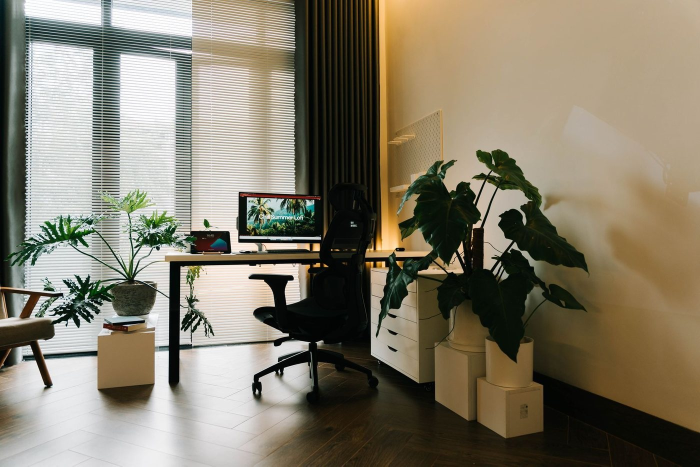
#> input picture B/assets/cases/tropical_desk_01.jpg, 1400 x 933 px (shown at 1/2 size)
$ python -i validation.py   (imports and definitions only)
#> lines starting #> are read from the running program, lines starting #| are printed output that depends on the picture
#> further down, picture is the input picture: PIL image 1400x933 RGB; mean R, G, B 131.3, 123.9, 106.2
# -*- coding: utf-8 -*-
"""FR-01 照片可用性校验

五个检查（对应验收的 5 类测试图）：
    resolution  长边 >= 1200px
    blur        拉普拉斯方差（越小越模糊）
    brightness  平均亮度（过暗 / 过亮）
    exposure    过曝像素占比（>=250 的比例）
    ground      画面下部 20% 的纹理方差（无地面 → 接近纯色）

阈值都集中在这里，方便 A 拿真实照片校准。
斜角检测是启发式（左右亮度不对称），只给 warning 不阻断（FR-01：不阻断流程）。
"""

import io

from PIL import Image, ImageFilter, ImageStat

MAX_BYTES = 10 * 1024 * 1024
MIN_LONG_SIDE = 1200

# ---- 可调阈值（默认值按常见手机照片经验设定，W2 用 A 的测试图校准）----
BLUR_VAR_MIN = 60.0          # 拉普拉斯方差下限
DARK_MEAN_MAX = 40.0         # 平均亮度上限（过暗）
BRIGHT_MEAN_MIN = 215.0      # 平均亮度下限（整体过亮）
OVEREXP_RATIO_MAX = 0.05     # 过曝像素比例上限
GROUND_STD_MIN = 7.0         # 下部纹理标准差下限（无地面判定）
SKEW_ASYM_MAX = 40.0         # 左右亮度不对称上限（斜角预警）

SUPPORTED_FORMATS = {"JPEG": "jpg", "PNG": "png"}

# 3x3 拉普拉斯核（锐度检测标准做法）
_LAPLACIAN = ImageFilter.Kernel((3, 3), (0, 1, 0, 1, -4, 1, 0, 1, 0), 1, 0)


class PhotoFormatError(ValueError):
    """格式不支持 / 超大小限制（对应 E40002）"""


# [12 lines left out: function load_photo, not called in this run]


def _gray_small(img: Image.Image, max_side: int = 512) -> Image.Image:
    """灰度 + 缩小，所有统计统一在 512px 上做（速度 + 阈值稳定）

    缩小必须用 LANCZOS：BICUBIC 无抗锯齿，强边缘下采样会产生振铃，
    会把模糊照片的拉普拉斯方差虚高到 200+，导致模糊检测失效。
    """
#> called with max_side = 512
    gray = img.convert("L")
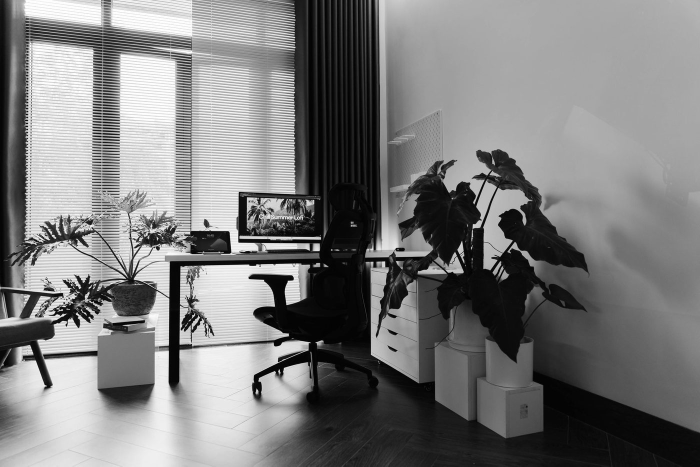
#> gray: PIL image 1400x933 L (shown at 1/2 size); min 0, max 255, mean 124.1
    w, h = gray.size
#> w = 1400; h = 933
    if max(w, h) > max_side:
        ratio = max_side / max(w, h)
#> ratio = 0.366
        gray = gray.resize((max(1, int(w * ratio)), max(1, int(h * ratio))),
                           Image.Resampling.LANCZOS)
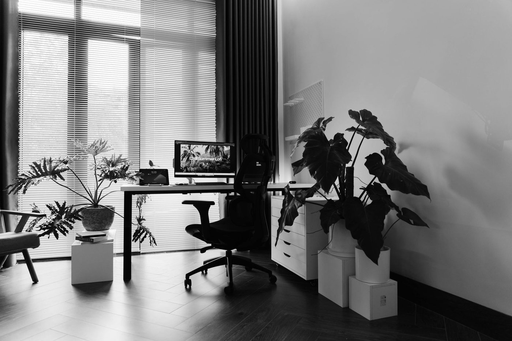
#> gray: PIL image 512x341 L; min 0, max 255, mean 124.1
    return gray


# [53 lines left out: functions check_resolution, check_blur, check_brightness, check_exposure, not called in this run]


def check_ground(img: Image.Image) -> dict:
    """下部 20% 纹理检测：地面/地板必有纹理；纯色墙或天花板方差接近 0"""
    gray = _gray_small(img)
    w, h = gray.size
#> w = 512; h = 341
    bottom = gray.crop((0, int(h * 0.8), w, h))
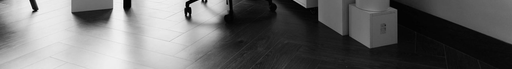
#> bottom: PIL image 512x69 L; min 0, max 248, mean 105.4
    std = ImageStat.Stat(bottom).stddev[0] or 0.0
#> std = 83.45
    ok = std >= GROUND_STD_MIN
#> ok = True

    # 斜角启发式：下部左右两半亮度差大 → 疑似斜拍（只预警）
    left = bottom.crop((0, 0, w // 2, bottom.size[1]))
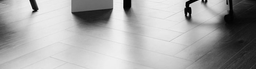
#> left: PIL image 256x69 L; min 0, max 248, mean 167.4
    right = bottom.crop((w // 2, 0, w, bottom.size[1]))
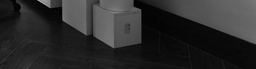
#> right: PIL image 256x69 L; min 0, max 167, mean 43.3
    asym = abs(ImageStat.Stat(left).mean[0] - ImageStat.Stat(right).mean[0])
#> asym = 124.2

    message = "画面下部纹理标准差 %.1f（阈值 %.0f）" % (std, GROUND_STD_MIN)
#> message = '画面下部纹理标准差 83.4（阈值 7）'
    warning = None
    if not ok:
        message += "，可能没拍到地面"
    elif asym > SKEW_ASYM_MAX:
        warning = ("画面左右明暗不对称（差 %d），疑似斜角拍摄，建议正对拍摄"
                   % round(asym))
#> warning = '画面左右明暗不对称（差 124），疑似斜角拍摄，建议正对拍摄'
    return {"name": "ground", "pass": ok, "message": message, "warning": warning}


# [29 lines left out: function validate_photo, not called in this run]

>>> from PIL import Image
>>> picture = Image.open('../B/assets/cases/tropical_desk_01.jpg')
>>> result = check_ground(picture)
#> result = {'name': 'ground', 'pass': True, 'message': '画面下部纹理标准差 83.4（阈值 7）', 'warning': '画面左右明暗不对称（差 124），疑似斜角拍摄，建议正对拍摄'}

$ run again, on B/assets/cases/industrial_living_02.jpg
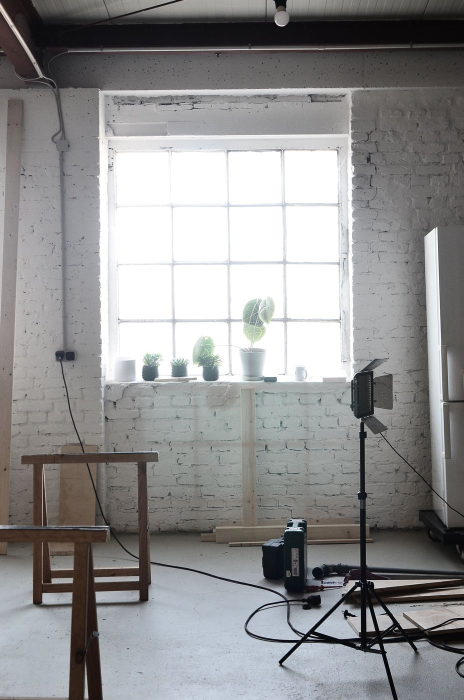
#> input picture B/assets/cases/industrial_living_02.jpg, 927 x 1400 px (shown at 1/2 size)
#> picture is the input picture: PIL image 927x1400 RGB; mean R, G, B 143.3, 143.2, 143.6
#> in check_ground, `bottom = gray.crop((0, int(h * 0.8), w, h))`:
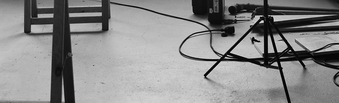
#> bottom: PIL image 339x103 L; min 0, max 225, mean 138.3
#> std = 63.42
#> ok = True
#> in check_ground, `right = bottom.crop((w // 2, 0, w, bottom.size[1]))`:
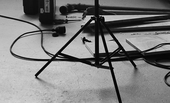
#> right: PIL image 170x103 L; min 0, max 225, mean 125.8
#> asym = 25.05
#> message = '画面下部纹理标准差 63.4（阈值 7）'
#> result = 4 items

$ run again, on B/assets/cases/midcentury_balcony_03.jpg
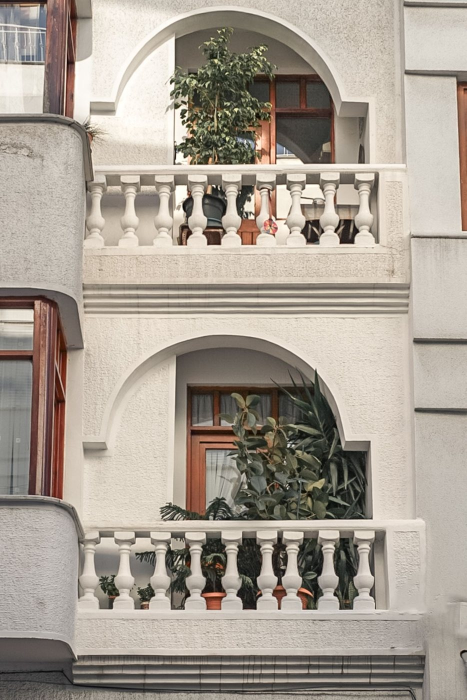
#> input picture B/assets/cases/midcentury_balcony_03.jpg, 933 x 1400 px (shown at 1/2 size)
#> picture is the input picture: PIL image 933x1400 RGB; mean R, G, B 167.6, 158.3, 147.1
#> in check_ground, `bottom = gray.crop((0, int(h * 0.8), w, h))`:
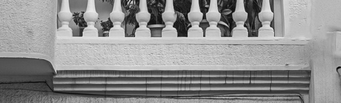
#> bottom: PIL image 341x103 L; min 0, max 239, mean 143.5
#> std = 54.49
#> ok = True
#> in check_ground, `right = bottom.crop((w // 2, 0, w, bottom.size[1]))`:
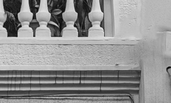
#> right: PIL image 171x103 L; min 0, max 239, mean 145.4
#> asym = 3.83
#> message = '画面下部纹理标准差 54.5（阈值 7）'
#> result = 4 items
